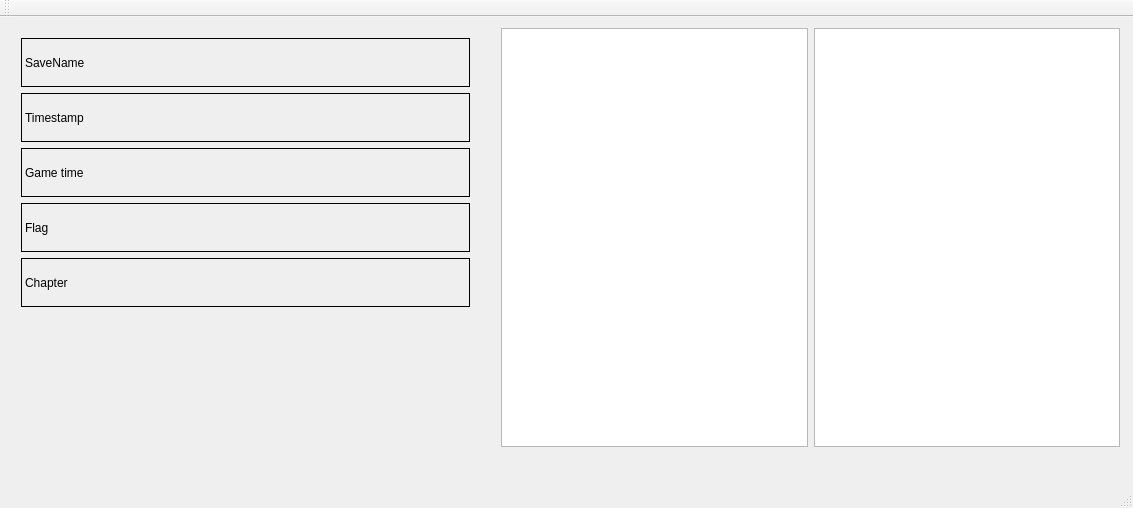
<?xml version="1.0" encoding="UTF-8"?>
<ui version="4.0">
 <class>MainWindow</class>
 <widget class="QMainWindow" name="MainWindow">
  <property name="geometry">
   <rect>
    <x>0</x>
    <y>0</y>
    <width>1133</width>
    <height>508</height>
   </rect>
  </property>
  <property name="windowTitle">
   <string>MainWindow</string>
  </property>
  <widget class="QWidget" name="centralWidget">
   <widget class="QWidget" name="horizontalLayoutWidget">
    <property name="geometry">
     <rect>
      <x>490</x>
      <y>0</y>
      <width>641</width>
      <height>441</height>
     </rect>
    </property>
    <layout class="QHBoxLayout" name="horizontalLayout">
     <item>
      <widget class="QListWidget" name="Obiekty"/>
     </item>
     <item>
      <widget class="QListWidget" name="ObjId"/>
     </item>
    </layout>
   </widget>
   <widget class="QWidget" name="verticalLayoutWidget">
    <property name="geometry">
     <rect>
      <x>10</x>
      <y>10</y>
      <width>471</width>
      <height>291</height>
     </rect>
    </property>
    <layout class="QVBoxLayout" name="verticalLayout">
     <item>
      <widget class="QLabel" name="name">
       <property name="frameShape">
        <enum>QFrame::Box</enum>
       </property>
       <property name="text">
        <string>SaveName</string>
       </property>
      </widget>
     </item>
     <item>
      <widget class="QLabel" name="time">
       <property name="frameShape">
        <enum>QFrame::Box</enum>
       </property>
       <property name="text">
        <string>Timestamp</string>
       </property>
      </widget>
     </item>
     <item>
      <widget class="QLabel" name="gameTime">
       <property name="frameShape">
        <enum>QFrame::Box</enum>
       </property>
       <property name="text">
        <string>Game time</string>
       </property>
      </widget>
     </item>
     <item>
      <widget class="QLabel" name="flag">
       <property name="frameShape">
        <enum>QFrame::Box</enum>
       </property>
       <property name="text">
        <string>Flag</string>
       </property>
      </widget>
     </item>
     <item>
      <widget class="QLabel" name="chapter">
       <property name="frameShape">
        <enum>QFrame::Box</enum>
       </property>
       <property name="text">
        <string>Chapter</string>
       </property>
      </widget>
     </item>
    </layout>
   </widget>
  </widget>
  <widget class="QMenuBar" name="menuBar">
   <property name="geometry">
    <rect>
     <x>0</x>
     <y>0</y>
     <width>1133</width>
     <height>22</height>
    </rect>
   </property>
  </widget>
  <widget class="QToolBar" name="mainToolBar">
   <attribute name="toolBarArea">
    <enum>TopToolBarArea</enum>
   </attribute>
   <attribute name="toolBarBreak">
    <bool>false</bool>
   </attribute>
  </widget>
  <widget class="QStatusBar" name="statusBar"/>
 </widget>
 <layoutdefault spacing="6" margin="11"/>
 <resources/>
 <connections/>
</ui>
